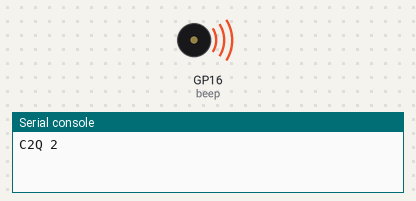
The program below on a simulated Raspberry Pi Pico running MicroPython. Shown: buzzer (waves = sounding), the last lines printed to the serial console. At 3.0 s the program stops and its outputs stay as they are.

Above: at 0.1 s.
At 3.1 s:
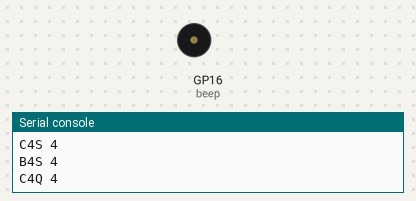
Timing chart, 0 to 4.5 s (numbered marks = the images above):
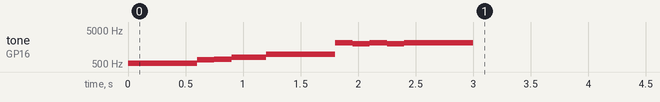

The program:

scale.py
```python
from machine import PWM, Pin
import time

beep = Pin(16, Pin.OUT)

beeper = PWM(beep)

tone_names = "A A# B C C# D D# E F F# G G#".split(" ")
freqs = [ 110 * pow(2, 1/12) ** i for i in range(12) ]
durations = { "S": 0.25, "E": 0.5, "Q": 1, "H": 2, "F": 4}

freqmap = dict(zip(tone_names, freqs))
bpm = 100

def play_tone(name):
    duration = name[-1:]
    octave = int(name[-2:-1])
    name_ = name[:-2]

    print("%s %d" % (name, octave))

    beeper.freq(int(freqmap[name_]) * 2**octave)
    beeper.duty_u16(2**14)
    time.sleep(60 / bpm * durations.get(duration))
    beeper.duty_u16(0)

def play_tones(tones):
    for tone in tones:
        if (tone == "|"):
            time.sleep(1)
        else:
            play_tone(tone)

play_tones("C2Q E2S F2S G2E B3Q C4S B4S C4S B4S C4Q".split(" "))
```

Measured:
- by itself, tone on GP16 (beep): plays 520 Hz for 0.60 s, 656 Hz for 0.15 s, 696 Hz for 0.15 s, 780 Hz for 0.30 s, 984 Hz for 0.60 s, 2080 Hz for 0.15 s … (10 notes in this stretch)
